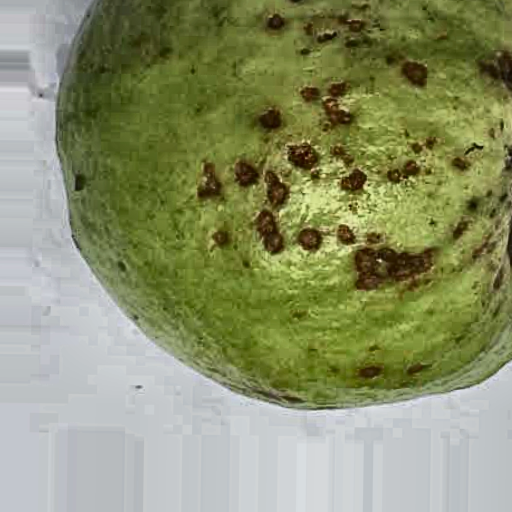
#> input picture src/data/DataSetGuayabas/test/Anthracnose/107_unsharp_clahe_augmented_3.png, 512 x 512 px
$ python -i feature_extractor.py   (imports and definitions only)
#> lines starting #> are read from the running program, lines starting #| are printed output that depends on the picture
#!/usr/bin/env python3
"""
Extractor de características avanzadas para clasificación de guayabas.
Simula características de deep learning con extracción de features complejas.
"""

import numpy as np
from PIL import Image, ImageFilter, ImageEnhance, ImageOps
from skimage import feature, filters, segmentation, measure, morphology
from skimage.feature import local_binary_pattern, hog
import cv2

class AdvancedFeatureExtractor:
    """Extractor de características avanzadas que simula capas de CNN."""

    def __init__(self, img_size=(224, 224)):
        self.img_size = img_size

    def extract_texture_features(self, image_array):
        """Extraer características de textura (simula filtros convolucionales)."""
        features = []

        # Convertir a escala de grises
        if len(image_array.shape) == 3:
            gray = cv2.cvtColor(image_array, cv2.COLOR_RGB2GRAY)
        else:
            gray = image_array

        try:
            # Local Binary Pattern simplificado
            lbp = local_binary_pattern(gray, P=8, R=1, method='uniform')
            lbp_hist, _ = np.histogram(lbp.ravel(), bins=10, range=(0, 9))
            lbp_hist = lbp_hist.astype(float)
            lbp_hist /= (lbp_hist.sum() + 1e-7)
            features.extend(lbp_hist)
        except:
            features.extend([0] * 10)

        try:
            # HOG features simplificado
            hog_features = hog(gray, orientations=4, pixels_per_cell=(32, 32),
                              cells_per_block=(1, 1), visualize=False)
            features.extend(hog_features[:20])  # Solo primeras 20 características
        except:
            features.extend([0] * 20)

        return np.array(features)

    def extract_color_features(self, image_array):
        """Extraer características de color (simula análisis multi-canal)."""
        features = []

        # Estadísticas por canal RGB
        for channel in range(3):
            channel_data = image_array[:, :, channel].flatten()

            # Estadísticas básicas
            features.extend([
                np.mean(channel_data),
                np.std(channel_data),
                np.min(channel_data),
                np.max(channel_data),
                np.median(channel_data)
            ])

        # Histogramas de color
        for channel in range(3):
            hist, _ = np.histogram(image_array[:, :, channel], bins=32, range=(0, 255))
            hist = hist.astype(float)
            hist /= (hist.sum() + 1e-7)
            features.extend(hist)

        # Espacios de color adicionales
        hsv = cv2.cvtColor(image_array, cv2.COLOR_RGB2HSV)
        for channel in range(3):
            features.extend([
                np.mean(hsv[:, :, channel]),
                np.std(hsv[:, :, channel])
            ])

        return np.array(features)

    def extract_all_features(self, image_path):
        """Extraer características principales de una imagen (simplificado)."""
        # Cargar imagen
        image = Image.open(image_path).convert('RGB').resize(self.img_size)
        image_array = np.array(image)

        # Extraer solo características esenciales para rapidez
        texture_features = self.extract_texture_features(image_array)
#> in extract_texture_features, `gray = cv2.cvtColor(image_array, cv2.COLOR_RGB2GRAY)`:
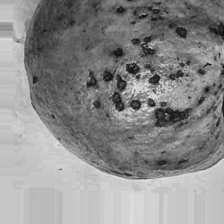
#> gray: shape (224, 224); min 8, max 230, mean 139.6
#> in extract_texture_features, `lbp = local_binary_pattern(gray, P=8, R=1, method='uniform')`:
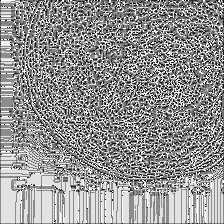
#> lbp: shape (224, 224) float64; min 0, max 9, mean 5.21; drawn with min black and max white
#> in extract_texture_features, `lbp_hist, _ = np.histogram(lbp.ravel(), bins=10, range=(0, 9))`: lbp_hist = [2047, 3115, 2582, 4921, 6890, 9694, 3684, 3145, 8833, 5265]
#> in extract_texture_features, `lbp_hist /= (lbp_hist.sum() + 1e-7)`: lbp_hist = [0.0408, 0.0621, 0.0515, 0.0981, 0.137, 0.193, 0.0734, 0.0627, 0.176, 0.105]
#> in extract_texture_features, `hog_features = hog(gray, orientations=4, pixels_per_cell=(32, 32), cel..`: hog_features = 196 values, max 0.994 at index 180, min 0 at index 170, mean 0.475
#> texture_features = 30 values, max 0.528 at index 10, min 0.0408 at index 0, mean 0.366
        color_features = self.extract_color_features(image_array)
#> after the loop in extract_color_features, `for channel in range(3):`: features = [139.6, 47.91, 14, 233, 132, 145.9, 47.95, 6, 243, 142, 106.9, 74.44, 0, 239, 74]
#> after the loop in extract_color_features, `for channel in range(3):`: features = 111 values, max 243 at index 8, min 0 at index 12, mean 14.85
#> in extract_color_features, `hsv = cv2.cvtColor(image_array, cv2.COLOR_RGB2HSV)`: hsv: shape (224, 224, 3); mean H, S, V 58.9, 96.6, 148.1
#> after the loop in extract_color_features, `for channel in range(3):`: features = 117 values, max 243 at index 8, min 0 at index 12, mean 18.01
#> color_features has the same summary as features in extract_color_features

        # Combinar características principales
        all_features = np.concatenate([
            texture_features,
            color_features[:50]  # Solo primeras 50 características de color
        ])
#> all_features = 80 values, max 243 at index 38, min 0 at index 42, mean 20.72

        return all_features

>>> result = AdvancedFeatureExtractor().extract_all_features('../data/DataSetGuayabas/test/Anthracnose/107_unsharp_clahe_augmented_3.png')
#> result has the same summary as all_features in extract_all_features

$ run again, on src/data/DataSetGuayabas/test/Anthracnose/107_unsharp_clahe_augmented_6.png
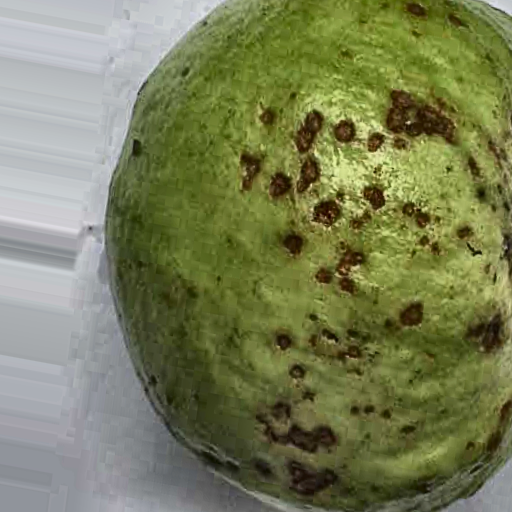
#> input picture src/data/DataSetGuayabas/test/Anthracnose/107_unsharp_clahe_augmented_6.png, 512 x 512 px
#> in extract_texture_features, `gray = cv2.cvtColor(image_array, cv2.COLOR_RGB2GRAY)`:
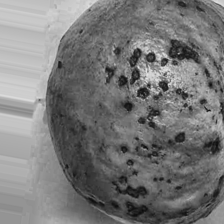
#> gray: shape (224, 224); min 12, max 227, mean 120.6
#> in extract_texture_features, `lbp = local_binary_pattern(gray, P=8, R=1, method='uniform')`:
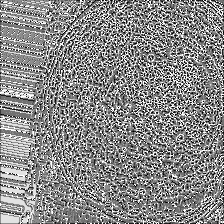
#> lbp: shape (224, 224) float64; min 0, max 9, mean 4.84; drawn with min black and max white
#> in extract_texture_features, `lbp_hist, _ = np.histogram(lbp.ravel(), bins=10, range=(0, 9))`: lbp_hist = [2297, 3610, 2895, 5547, 9727, 8353, 3848, 3681, 4833, 5385]
#> in extract_texture_features, `lbp_hist /= (lbp_hist.sum() + 1e-7)`: lbp_hist = [0.0458, 0.0719, 0.0577, 0.111, 0.194, 0.166, 0.0767, 0.0734, 0.0963, 0.107]
#> hog_features = 196 values, max 0.996 at index 86, min 0.0243 at index 28, mean 0.481
#> texture_features = 30 values, max 0.99 at index 12, min 0.0408 at index 10, mean 0.341
#> after the loop in extract_color_features, `for channel in range(3):`: features = [121.3, 43.47, 12, 231, 116, 126.7, 44.53, 10, 239, 125, 87.33, 62.59, 0, 232, 61]
#> after the loop in extract_color_features, `for channel in range(3):`: features = 111 values, max 239 at index 8, min 0 at index 12, mean 13.65
#> hsv: shape (224, 224, 3); mean H, S, V 54.2, 103.2, 129.1
#> after the loop in extract_color_features, `for channel in range(3):`: features = 117 values, max 239 at index 8, min 0 at index 12, mean 16.65
#> color_features has the same summary as features in extract_color_features
#> all_features = 80 values, max 239 at index 38, min 0 at index 42, mean 19.04
#> result has the same summary as all_features in extract_all_features

$ run again, on src/data/DataSetGuayabas/test/Anthracnose/112_unsharp_clahe_augmented_0.png
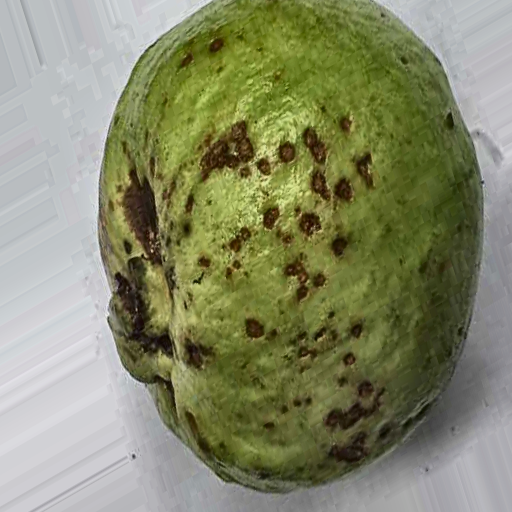
#> input picture src/data/DataSetGuayabas/test/Anthracnose/112_unsharp_clahe_augmented_0.png, 512 x 512 px
#> in extract_texture_features, `gray = cv2.cvtColor(image_array, cv2.COLOR_RGB2GRAY)`:
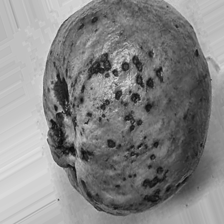
#> gray: shape (224, 224); min 9, max 227, mean 133
#> in extract_texture_features, `lbp = local_binary_pattern(gray, P=8, R=1, method='uniform')`:
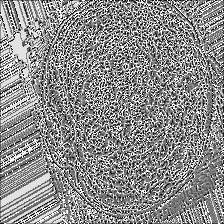
#> lbp: shape (224, 224) float64; min 0, max 9, mean 4.95; drawn with min black and max white
#> in extract_texture_features, `lbp_hist, _ = np.histogram(lbp.ravel(), bins=10, range=(0, 9))`: lbp_hist = [2624, 3563, 2620, 5533, 9497, 6632, 3784, 4007, 6081, 5835]
#> in extract_texture_features, `lbp_hist /= (lbp_hist.sum() + 1e-7)`: lbp_hist = [0.0523, 0.071, 0.0522, 0.11, 0.189, 0.132, 0.0754, 0.0799, 0.121, 0.116]
#> hog_features = 196 values, max 0.894 at index 141, min 0.0067 at index 143, mean 0.489
#> texture_features = 30 values, max 0.73 at index 13, min 0.0522 at index 2, mean 0.354
#> after the loop in extract_color_features, `for channel in range(3):`: features = [134.3, 50.08, 12, 230, 130, 137.6, 50.35, 5, 236, 135, 105.8, 72.07, 0, 232, 76]
#> after the loop in extract_color_features, `for channel in range(3):`: features = 111 values, max 236 at index 8, min 0 at index 12, mean 14.5
#> hsv: shape (224, 224, 3); mean H, S, V 60.8, 85.7, 140.1
#> after the loop in extract_color_features, `for channel in range(3):`: features = 117 values, max 236 at index 8, min 0 at index 12, mean 17.61
#> color_features has the same summary as features in extract_color_features
#> all_features = 80 values, max 236 at index 38, min 0 at index 42, mean 20.22
#> result has the same summary as all_features in extract_all_features

$ run again, on src/data/DataSetGuayabas/test/Anthracnose/116_unsharp_clahe_augmented_2.png
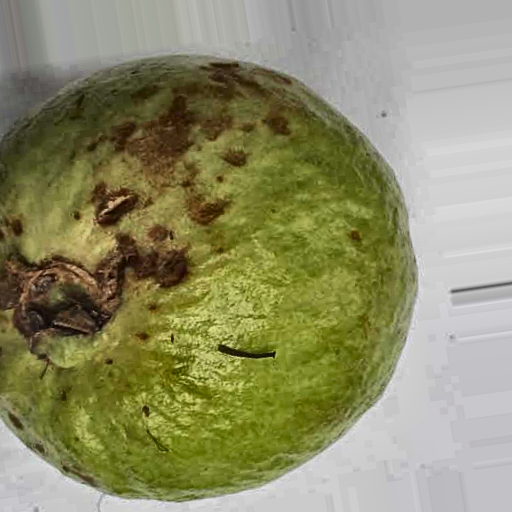
#> input picture src/data/DataSetGuayabas/test/Anthracnose/116_unsharp_clahe_augmented_2.png, 512 x 512 px
#> in extract_texture_features, `gray = cv2.cvtColor(image_array, cv2.COLOR_RGB2GRAY)`:
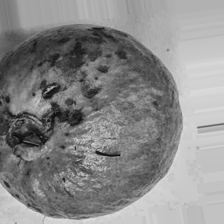
#> gray: shape (224, 224); min 9, max 222, mean 137.1
#> in extract_texture_features, `lbp = local_binary_pattern(gray, P=8, R=1, method='uniform')`:
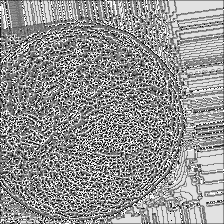
#> lbp: shape (224, 224) float64; min 0, max 9, mean 5.17; drawn with min black and max white
#> in extract_texture_features, `lbp_hist, _ = np.histogram(lbp.ravel(), bins=10, range=(0, 9))`: lbp_hist = [2065, 3163, 2461, 5124, 7774, 8839, 3338, 3707, 8771, 4934]
#> in extract_texture_features, `lbp_hist /= (lbp_hist.sum() + 1e-7)`: lbp_hist = [0.0412, 0.063, 0.049, 0.102, 0.155, 0.176, 0.0665, 0.0739, 0.175, 0.0983]
#> hog_features = 196 values, max 0.724 at index 109, min 0 at index 24, mean 0.488
#> texture_features = 30 values, max 0.528 at index 26, min 0.0412 at index 0, mean 0.366
#> after the loop in extract_color_features, `for channel in range(3):`: features = [141.8, 46.42, 13, 222, 139, 141.1, 48.62, 4, 224, 141, 103.7, 72.82, 0, 226, 74]
#> after the loop in extract_color_features, `for channel in range(3):`: features = 111 values, max 226 at index 13, min 0 at index 12, mean 14.42
#> hsv: shape (224, 224, 3); mean H, S, V 32.2, 92.5, 144.5
#> after the loop in extract_color_features, `for channel in range(3):`: features = 117 values, max 226 at index 13, min 0 at index 12, mean 17.35
#> color_features has the same summary as features in extract_color_features
#> all_features = 80 values, max 226 at index 43, min 0 at index 42, mean 20.12
#> result has the same summary as all_features in extract_all_features
